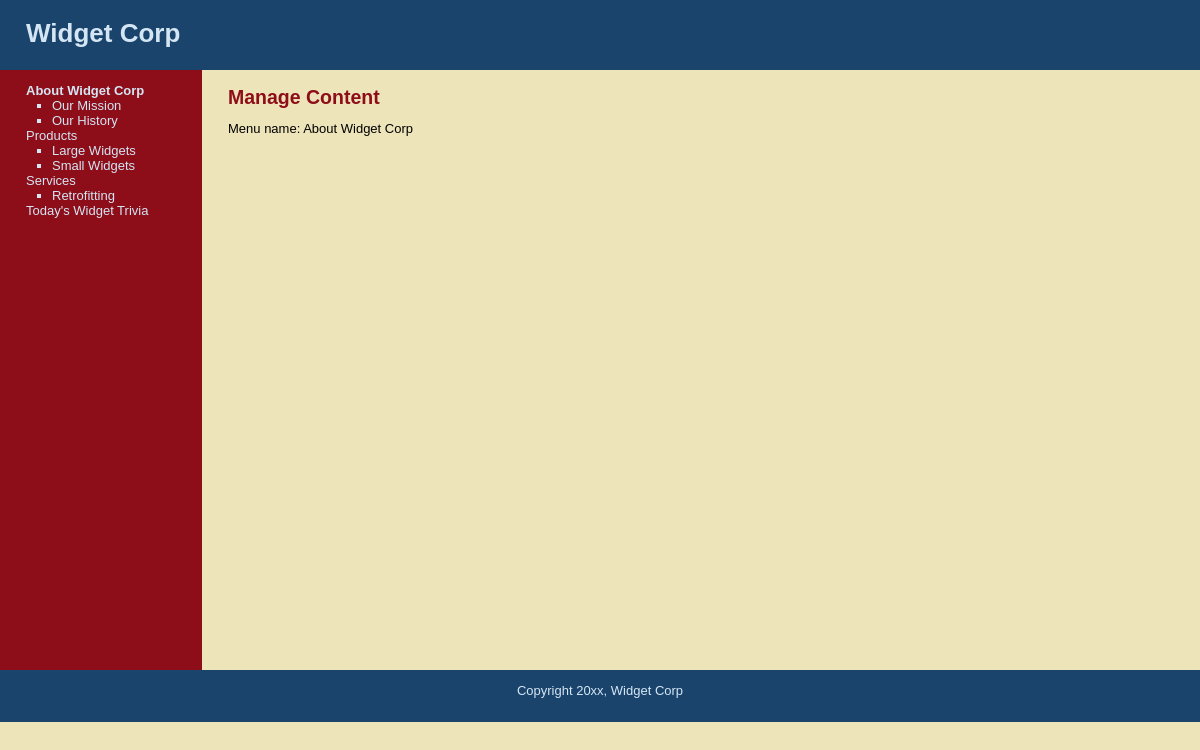
Screenshot of /Day-09/widget_corp/public/manage_content.php?subject=1 with the database file from the repository.
### tables this page shows
CREATE TABLE `subjects` (
  `id` int(11) NOT NULL AUTO_INCREMENT,
  `menu_name` varchar(30) NOT NULL,
  `position` int(3) NOT NULL,
  `visible` tinyint(1) NOT NULL,
  PRIMARY KEY (`id`)
);

CREATE TABLE `pages` (
  `id` int(11) NOT NULL AUTO_INCREMENT,
  `subject_id` int(11) NOT NULL,
  `menu_name` varchar(30) NOT NULL,
  `position` int(3) NOT NULL,
  `visible` tinyint(1) NOT NULL,
  `content` text,
  PRIMARY KEY (`id`),
  KEY `subject_id` (`subject_id`)
);

### Day-09/widget_corp/public/manage_content.php (the view, shortened to what this page needs)
<?php
    if(isset($_GET["subject"])) {
        $selected_subject_id = $_GET["subject"];
        $selected_page_id = null;
    } elseif (isset($_GET["page"])) {
        $selected_page_id = $_GET["page"];
        $selected_subject_id = null;
    } else {
        $selected_page_id = null;
        $selected_subject_id = null;
    }
?>
        <div id="main">
            <div id="navigation">
                <?php echo navigation($selected_subject_id, $selected_page_id); ?>
            </div>
            <div id="page">
                <h2>Manage Content</h2>
                <?php if($selected_subject_id) { ?>
                    <?php $current_subject =  find_subject_by_id($selected_subject_id); ?>
                    Menu name: <?php echo $current_subject["menu_name"]; ?><br />
                <?php } elseif ($selected_page_id) { ?>
                    <?php $current_page =  find_id_by_id($selected_page_id); ?>
                    Menu name: <?php echo $current_page["menu_name"]; ?>
                <?php } else { ?>
                    Please select a subject or a page.
                <?php } ?>
            </div>
        </div>

### Day-09/widget_corp/includes/functions.php (shortened to what this page needs)
<?php
    function find_all_subjects() {
        global $connection;
        $query = "SELECT * ";
        $query .= "FROM subjects ";
        $query .= "ORDER BY position ASC";
        $subject_set = mysqli_query($connection, $query);
        return $subject_set;
    }
    function find_pages_for_subject($subject_id) {
        global $connection;
        $safe_subject_id = mysqli_real_escape_string($connection, $subject_id);
        $query = "SELECT * ";
        $query .= "FROM pages ";
        $query .= "WHERE visible = 1 ";
        $query .= "AND subject_id = {$safe_subject_id} ";
        $query .= "ORDER BY position ASC";
        $page_set = mysqli_query($connection, $query);
        return $page_set;
    }
    function find_subject_by_id($subject_id) {
        global $connection;
        $safe_subject_id = mysqli_real_escape_string($connection, $subject_id);
        $query = "SELECT * ";
        $query .= "FROM subjects ";
        $query .= "WHERE id = {$safe_subject_id} ";
        $query .= "LIMIT 1";
        $subject_set = mysqli_query($connection, $query);
        if ($subject = mysqli_fetch_assoc($subject_set)) {
            return $subject;
        } else {
            return null;
        }
    }
    function navigation($subject_id, $page_id) {
        $output = "<ul class=\"subjects\">";
        $subject_set = find_all_subjects();
        while ($subject = mysqli_fetch_assoc($subject_set)) {
            $output .= "<li";
            if ($subject["id"] == $subject_id) {
                $output .= " class=\"selected\"";
            }
            $output .= ">";
            $output .= "<a href=\"manage_content.php?subject=";
            $output .= urlencode($subject["id"]);
            $output .= "\">";
            $output .= $subject["menu_name"];
            $output .= "</a>";
            $page_set = find_pages_for_subject($subject["id"]);
            $output .= "<ul class=\"pages\">";
            while ($page = mysqli_fetch_assoc($page_set)) {
                $output .= "<li";
                $output .= ">";
                $output .= "<a href=\"manage_content.php?page=";
                $output .= urlencode($page["id"]);
                $output .= "\">";
                $output .= $page["menu_name"];
                $output .= "</a></li>";
            }
            $output .= "</ul></li>";
        }
        $output .= "</ul>";
        return $output;
    }
?>

### Day-09/widget_corp/public/stylesheets/public.css (style rules this page uses)
html { height: 100%; width: 100% }
body { width: 100%; height: 100%; margin: 0; padding: 0; border: 0; font-family: Verdana, Arial, Helvetica, sans-serif; font-size: 13px; line-height: 15px; background: #EEE4B9; }
a { color: #8D0D19; }
#main { height: 600px; width: 100%; margin: 0; padding: 0; background: #EEE4B9; }
#navigation { float: left; width: 150px; height: 100%; margin: 0; padding: 0 2em; color: #D4E6F4; background: #8D0D19; }
#navigation a { color: #D4E6F4; text-decoration: none; }
ul.subjects { margin: 1em 0; padding-left: 0; list-style: none; }
ul.pages { padding-left: 2em; list-style: square; font-weight: normal; }
.selected { font-weight: bold; }
#page { float: left; height: 100%; padding-left: 2em; vertical-align: top; background: #EEE4B9; }
#page h2 { color: #8D0D19; margin-top: 1em; }

### rows the page displays
subjects: value "About Widget Corp", menu_name "About Widget Corp"
pages: value "Our Mission"
pages: value "Our History"
subjects: value "Products"
pages: value "Large Widgets"
pages: value "Small Widgets"
subjects: value "Services"
pages: value "Retrofitting"
subjects: value "Today's Widget Trivia"
